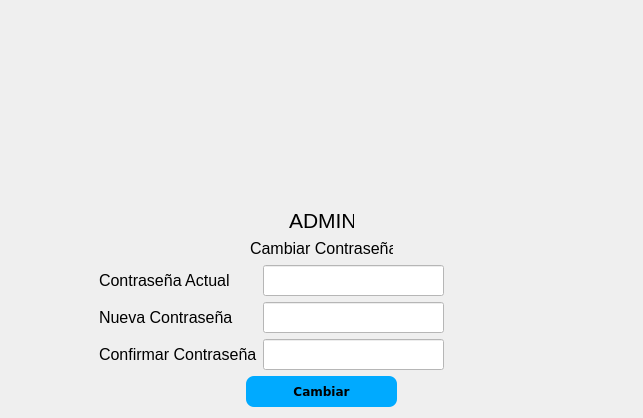
               <widget class="QWidget" name="page_MiPerfil">
                <layout class="QVBoxLayout" name="verticalLayout_9">
                 <item>
                  <layout class="QHBoxLayout" name="horizontalLayout_8">
                   <item>
                    <spacer name="horizontalSpacer_6">
                     <property name="orientation">
                      <enum>Qt::Horizontal</enum>
                     </property>
                     <property name="sizeHint" stdset="0">
                      <size>
                       <width>40</width>
                       <height>20</height>
                      </size>
                     </property>
                    </spacer>
                   </item>
                   <item>
                    <widget class="QLabel" name="label_2">
                     <property name="minimumSize">
                      <size>
                       <width>211</width>
                       <height>191</height>
                      </size>
                     </property>
                     <property name="maximumSize">
                      <size>
                       <width>211</width>
                       <height>191</height>
                      </size>
                     </property>
                     <property name="text">
                      <string/>
                     </property>
                     <property name="pixmap">
                      <pixmap>login.png</pixmap>
                     </property>
                     <property name="scaledContents">
                      <bool>true</bool>
                     </property>
                    </widget>
                   </item>
                   <item>
                    <spacer name="horizontalSpacer_7">
                     <property name="orientation">
                      <enum>Qt::Horizontal</enum>
                     </property>
                     <property name="sizeHint" stdset="0">
                      <size>
                       <width>40</width>
                       <height>20</height>
                      </size>
                     </property>
                    </spacer>
                   </item>
                  </layout>
                 </item>
                 <item>
                  <layout class="QHBoxLayout" name="horizontalLayout_11">
                   <item>
                    <spacer name="horizontalSpacer_12">
                     <property name="orientation">
                      <enum>Qt::Horizontal</enum>
                     </property>
                     <property name="sizeHint" stdset="0">
                      <size>
                       <width>40</width>
                       <height>20</height>
                      </size>
                     </property>
                    </spacer>
                   </item>
                   <item>
                    <widget class="QLabel" name="label_8">
                     <property name="minimumSize">
                      <size>
                       <width>65</width>
                       <height>25</height>
                      </size>
                     </property>
                     <property name="maximumSize">
                      <size>
                       <width>65</width>
                       <height>25</height>
                      </size>
                     </property>
                     <property name="text">
                      <string>&lt;html&gt;&lt;head/&gt;&lt;body&gt;&lt;p align=&quot;center&quot;&gt;&lt;span style=&quot; font-size:16pt;&quot;&gt;ADMIN&lt;/span&gt;&lt;/p&gt;&lt;/body&gt;&lt;/html&gt;</string>
                     </property>
                    </widget>
                   </item>
                   <item>
                    <spacer name="horizontalSpacer_13">
                     <property name="orientation">
                      <enum>Qt::Horizontal</enum>
                     </property>
                     <property name="sizeHint" stdset="0">
                      <size>
                       <width>40</width>
                       <height>20</height>
                      </size>
                     </property>
                    </spacer>
                   </item>
                  </layout>
                 </item>
                 <item>
                  <layout class="QHBoxLayout" name="horizontalLayout_10">
                   <item>
                    <spacer name="horizontalSpacer_10">
                     <property name="orientation">
                      <enum>Qt::Horizontal</enum>
                     </property>
                     <property name="sizeHint" stdset="0">
                      <size>
                       <width>118</width>
                       <height>17</height>
                      </size>
                     </property>
                    </spacer>
                   </item>
                   <item>
                    <widget class="QLabel" name="label_5">
                     <property name="minimumSize">
                      <size>
                       <width>143</width>
                       <height>20</height>
                      </size>
                     </property>
                     <property name="maximumSize">
                      <size>
                       <width>143</width>
                       <height>20</height>
                      </size>
                     </property>
                     <property name="text">
                      <string>&lt;html&gt;&lt;head/&gt;&lt;body&gt;&lt;p align=&quot;center&quot;&gt;&lt;span style=&quot; font-size:12pt;&quot;&gt;Cambiar Contraseña&lt;/span&gt;&lt;/p&gt;&lt;/body&gt;&lt;/html&gt;</string>
                     </property>
                    </widget>
                   </item>
                   <item>
                    <spacer name="horizontalSpacer_11">
                     <property name="orientation">
                      <enum>Qt::Horizontal</enum>
                     </property>
                     <property name="sizeHint" stdset="0">
                      <size>
                       <width>208</width>
                       <height>17</height>
                      </size>
                     </property>
                    </spacer>
                   </item>
                  </layout>
                 </item>
                 <item>
                  <layout class="QHBoxLayout" name="horizontalLayout_9">
                   <item>
                    <spacer name="horizontalSpacer_9">
                     <property name="orientation">
                      <enum>Qt::Horizontal</enum>
                     </property>
                     <property name="sizeHint" stdset="0">
                      <size>
                       <width>88</width>
                       <height>20</height>
                      </size>
                     </property>
                    </spacer>
                   </item>
                   <item>
                    <layout class="QVBoxLayout" name="verticalLayout_8">
                     <item>
                      <widget class="QLabel" name="label_4">
                       <property name="text">
                        <string>&lt;html&gt;&lt;head/&gt;&lt;body&gt;&lt;p&gt;&lt;span style=&quot; font-size:12pt;&quot;&gt;Contraseña Actual&lt;/span&gt;&lt;/p&gt;&lt;/body&gt;&lt;/html&gt;</string>
                       </property>
                      </widget>
                     </item>
                     <item>
                      <widget class="QLabel" name="label_7">
                       <property name="styleSheet">
                        <string notr="true">background-color: 000000ff;</string>
                       </property>
                       <property name="text">
                        <string>&lt;html&gt;&lt;head/&gt;&lt;body&gt;&lt;p&gt;&lt;span style=&quot; font-size:12pt;&quot;&gt;Nueva Contraseña &lt;/span&gt;&lt;/p&gt;&lt;/body&gt;&lt;/html&gt;</string>
                       </property>
                      </widget>
                     </item>
                     <item>
                      <widget class="QLabel" name="label_6">
                       <property name="text">
                        <string>&lt;html&gt;&lt;head/&gt;&lt;body&gt;&lt;p&gt;&lt;span style=&quot; font-size:12pt;&quot;&gt;Confirmar Contraseña&lt;/span&gt;&lt;/p&gt;&lt;/body&gt;&lt;/html&gt;</string>
                       </property>
                      </widget>
                     </item>
                    </layout>
                   </item>
                   <item>
                    <layout class="QVBoxLayout" name="verticalLayout_7">
                     <item>
                      <widget class="QLineEdit" name="lineEditContrasenaActual">
                       <property name="minimumSize">
                        <size>
                         <width>181</width>
                         <height>31</height>
                        </size>
                       </property>
                       <property name="maximumSize">
                        <size>
                         <width>181</width>
                         <height>31</height>
                        </size>
                       </property>
                       <property name="styleSheet">
                        <string notr="true">background-color: rgb(255, 255, 255);</string>
                       </property>
                       <property name="echoMode">
                        <enum>QLineEdit::Password</enum>
                       </property>
                      </widget>
                     </item>
                     <item>
                      <widget class="QLineEdit" name="lineEditNuevaContrasena">
                       <property name="minimumSize">
                        <size>
                         <width>181</width>
                         <height>31</height>
                        </size>
                       </property>
                       <property name="maximumSize">
                        <size>
                         <width>181</width>
                         <height>31</height>
                        </size>
                       </property>
                       <property name="styleSheet">
                        <string notr="true">background-color: rgb(255, 255, 255);</string>
                       </property>
                       <property name="echoMode">
                        <enum>QLineEdit::Password</enum>
                       </property>
                      </widget>
                     </item>
                     <item>
                      <widget class="QLineEdit" name="lineEditConfirmContrsena">
                       <property name="minimumSize">
                        <size>
                         <width>181</width>
                         <height>31</height>
                        </size>
                       </property>
                       <property name="maximumSize">
                        <size>
                         <width>181</width>
                         <height>31</height>
                        </size>
                       </property>
                       <property name="styleSheet">
                        <string notr="true">background-color: rgb(255, 255, 255);</string>
                       </property>
                       <property name="echoMode">
                        <enum>QLineEdit::Password</enum>
                       </property>
                      </widget>
                     </item>
                    </layout>
                   </item>
                   <item>
                    <spacer name="horizontalSpacer_8">
                     <property name="orientation">
                      <enum>Qt::Horizontal</enum>
                     </property>
                     <property name="sizeHint" stdset="0">
                      <size>
                       <width>188</width>
                       <height>17</height>
                      </size>
                     </property>
                    </spacer>
                   </item>
                  </layout>
                 </item>
                 <item>
                  <layout class="QHBoxLayout" name="horizontalLayout_13">
                   <item>
                    <spacer name="horizontalSpacer_14">
                     <property name="orientation">
                      <enum>Qt::Horizontal</enum>
                     </property>
                     <property name="sizeHint" stdset="0">
                      <size>
                       <width>40</width>
                       <height>20</height>
                      </size>
                     </property>
                    </spacer>
                   </item>
                   <item>
                    <widget class="QPushButton" name="buttonCambiarContrasena">
                     <property name="minimumSize">
                      <size>
                       <width>151</width>
                       <height>31</height>
                      </size>
                     </property>
                     <property name="maximumSize">
                      <size>
                       <width>151</width>
                       <height>31</height>
                      </size>
                     </property>
                     <property name="font">
                      <font>
                       <family>Verdana</family>
                       <pointsize>9</pointsize>
                       <weight>75</weight>
                       <bold>true</bold>
                      </font>
                     </property>
                     <property name="styleSheet">
                      <string notr="true">QPushButton{
background-color: rgb(0, 170, 255);
border-radius:8px;
	color: rgb(0, 0, 0);
}

QPushButton:hover{
background-color: rgb(0, 196, 255);
border-top-left-radius:12px;
border-bottom-left-radius:12px;

}</string>
                     </property>
                     <property name="text">
                      <string>Cambiar</string>
                     </property>
                    </widget>
                   </item>
                   <item>
                    <spacer name="horizontalSpacer_15">
                     <property name="orientation">
                      <enum>Qt::Horizontal</enum>
                     </property>
                     <property name="sizeHint" stdset="0">
                      <size>
                       <width>40</width>
                       <height>20</height>
                      </size>
                     </property>
                    </spacer>
                   </item>
                  </layout>
                 </item>
                </layout>
                <zorder></zorder>
               </widget>
